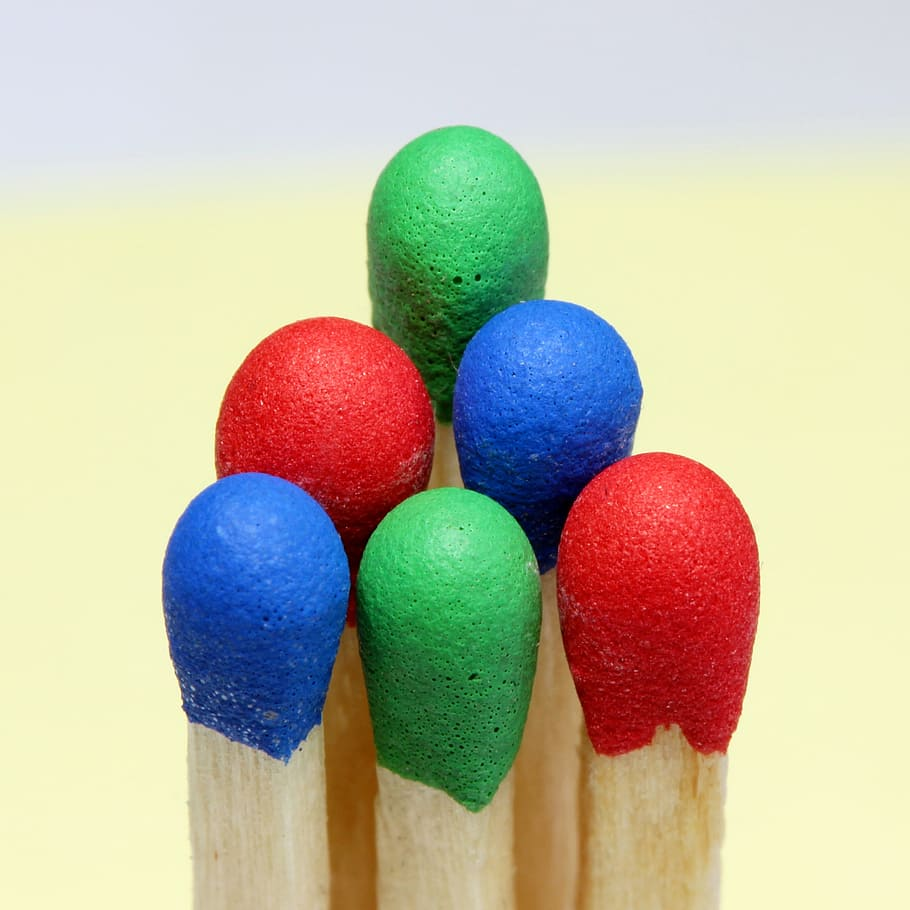
%> input picture matchstick.jpg, 910 x 910 px
$ octave son.m   (GNU Octave 9; MATLAB toolbox functions it lacks are replaced by stand-ins)
%> lines starting %> are read from the running program, lines starting %| are printed output that depends on the picture; in (x1, y1, x2, y2) boxes, pixels count from 0 and x2, y2 are one past the last pixel; in counts of white or black regions, pixels touching at a corner belong together; the program's own positions count from 1
%%Load Image
myImage=imread('matchstick.jpg');  %Read the image
%> myImage is the input picture: size 910x910x3 uint8; mean R, G, B 189.6, 184.9, 162.5
imshow(myImage)                    %Display image loaded
title('My Image');                 %Image displayed with title
%% RGB to Grayscale
grayImage=rgb2gray(myImage);       %Converting RGB image to gray-scale
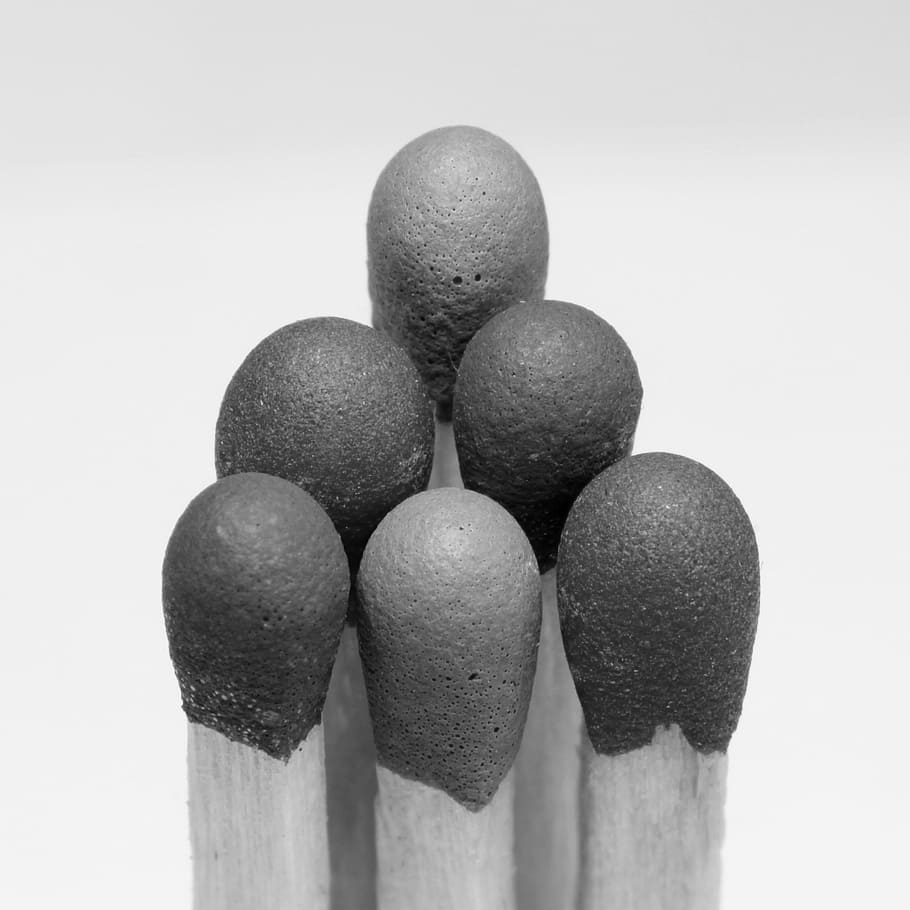
%> grayImage: size 910x910 uint8; min 0, max 252, mean 183.8
imshow(grayImage)                  %Display grayscale image
title('Gray Image');               %Gray Image displayed with title
%% RGB to HSV
hsv_myImage=rgb2hsv(myImage);      %Converting RGB image to HSV
%> hsv_myImage: size 910x910x3 double; mean H, S, V 0.34, 0.367, 0.839
imshow(hsv_myImage)                %Display HSV Image
title('HSV Image');                %HSV image displayed with title
%% Binarize the Image
thresholdValue = 50;              % Assigning threshold value=50
binaryImage=grayImage>thresholdValue;  % Condition to check the quality of image
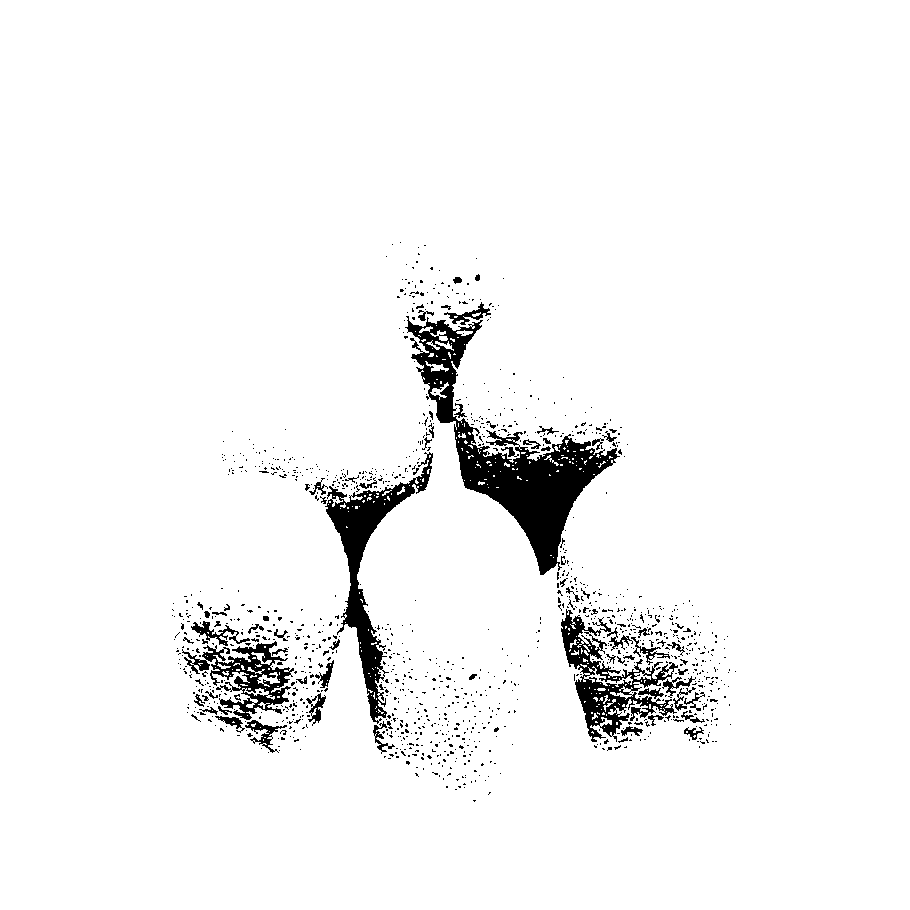
%> binaryImage: size 910x910 logical; 95.7% white; 1234 black regions (1160 under 20 px), largest, box (x1, y1, x2, y2) and area: (405, 316, 620, 575) 12729, (325, 452, 433, 724) 5831, (561, 609, 678, 742) 4607
subplot(1,2,1);                   % row 1, column 2, position 1
imshow(myImage);                  % Display original RGB image
title('Original Image in RGB');   % Title assigned to RGB image
subplot(1,2,2);                   % row 1, column 2, position 2
imshow(binaryImage);              % Display binarized image
title('Threshold 50');            % Title assigned to binarized image
%% Binarize the Image
thresholdValue = 100;             % Assigning threshold value=100
binaryImage=grayImage>thresholdValue; % Condition to check the quality of image
%> binaryImage: size 910x910 logical; 80.9% white; 913 black regions (871 under 20 px), largest, box (x1, y1, x2, y2) and area: (163, 236, 758, 910) 153790, (324, 542, 337, 567) 113, (484, 783, 498, 797) 86
subplot(1,2,1);                   % row 1, column 2, position 1
imshow(myImage);                  % Display original RGB image
title('Original Image in RGB');   % Title assigned to RGB image
subplot(1,2,2);                   % row 1, column 2, position 2
imshow(binaryImage);              % Display binarized image
title('Threshold 100');           % Title assigned to binarized image
%% Binarize the Image
thresholdValue = 150;             % Assigning threshold value=150
binaryImage=grayImage>thresholdValue;% Condition to check the quality of image
%> binaryImage: size 910x910 logical; 69.2% white; 250 black regions (243 under 20 px), largest, box (x1, y1, x2, y2) and area: (162, 152, 760, 910) 254086, (414, 200, 430, 214) 78, (484, 209, 500, 219) 59
subplot(1,2,1);                   % row 1, column 2, position 1
imshow(myImage);                  % Display original RGB image
title('Original Image in RGB');   % Title assigned to RGB image
subplot(1,2,2);                   % row 1, column 2, position 2
imshow(binaryImage);              % Display binarized image
title('Threshold 150');           % Title assigned to binarized image
%% Image Translation
tx = 50;                          % shift in x-direction
ty = 30;                          % shift in y-direction
translatedImage = imtranslate(myImage, [tx, ty]);% To perform translation in original image
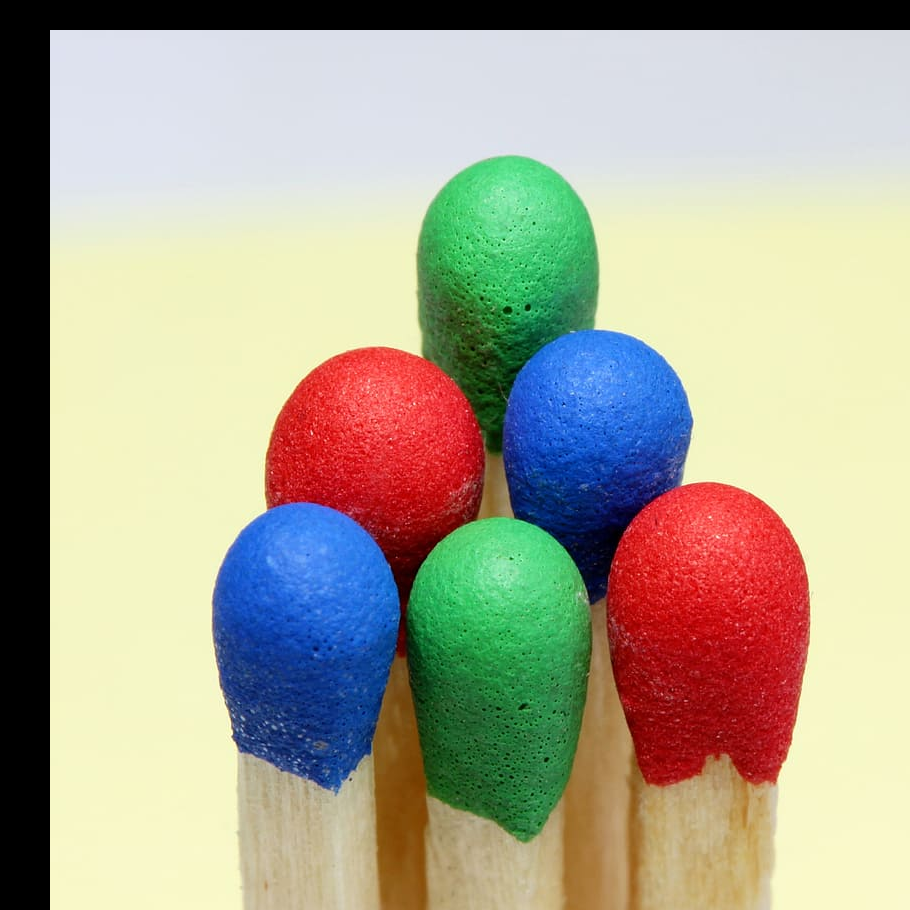
%> translatedImage: size 910x910x3 uint8; mean R, G, B 169.6, 165.5, 146.7
figure;
imshow(translatedImage);          % Display translated image
title('Translated Image');        % Title assigned to translated image
%% Image Rotation
angle = 45;                       % rotation angle in degrees
rotatedImage = imrotate(translatedImage, angle); % To perform translation on the image
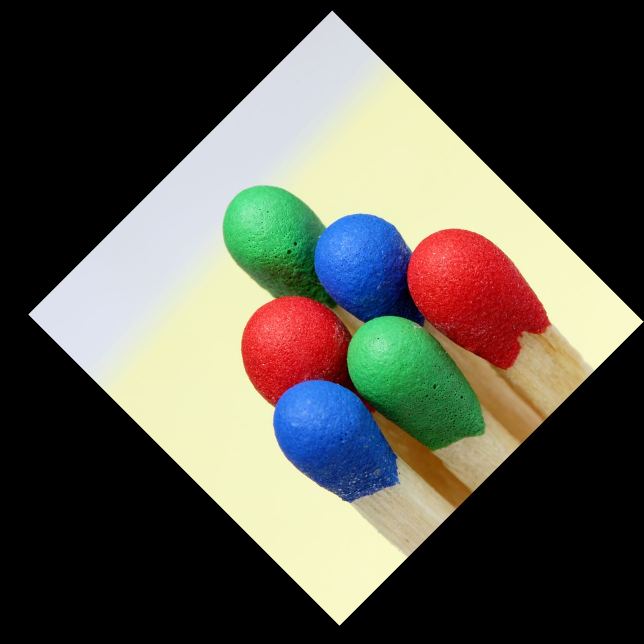
%> rotatedImage: size 1287x1287x3 uint8 (shown at 1/2 size); mean R, G, B 84.8, 82.7, 73.4
figure;                            % Creating a figure window
imshow(rotatedImage);              % Display rotated image
title('Rotated Image');            % Title assigned to rotated image
%% Mean filtering Method
filter_size=3;                     % Define size of filter=3
mean_filter = ones(filter_size)/filter_size^2; %Creating a mean filter by dividing matrix by filter-size
smoothenedImage=imfilter(myImage,mean_filter); %Applying mean filter to image
figure;                            % Creating a figure window
subplot(1,2,1);                    % row 1, column 2, position 1
imshow(myImage);                   % Display original image
title('My Image');                 % Title assigned to original image
subplot(1,2,2);                   % row 1, column 2, position 2
imshow(smoothenedImage);          % Display mean smoothened image
title('Mean Smoothened Image');    % Title assigned to mean smoothened image
%% Mean filtering Method
filter_size=8;                    % Define size of filter=8
mean_filter = ones(filter_size)/filter_size^2; %Creating a mean filter by dividing matrix by filter-size
smoothenedImage=imfilter(myImage,mean_filter); %Applying mean filter to image
figure;                            % Creating a figure window
subplot(1,2,1);                    % row 1, column 2, position 1
imshow(myImage);                   % Display original image
title('My Image');                 % Title assigned to original image
subplot(1,2,2);                    % row 1, column 2, position 2
imshow(smoothenedImage);           % Display mean smoothened image
title('Mean Smoothened Image');    % Title assigned to mean smoothened image
%% Gaussian filtering Method
sigma=2;                           %Define sigma value as 2
gaussianImage=imgaussfilt(myImage, sigma); % Applying gaussian filter to original image
subplot(1,2,1);                    % row 1, column 2, position 1
imshow(myImage);                   % Display original image
title('My Image');                 % Title assigned to original image
subplot(1,2,2);                    % row 1, column 2, position 2
imshow(gaussianImage);             % Display gaussian filtered image
title('Gaussian Smoothened Image');% Title assigned to gaussian smoothened image
%% Gaussian filtering Method
sigma=7;                           % Define sigma value as 7
gaussianImage=imgaussfilt(myImage, sigma); % Applying gaussian filter to original image
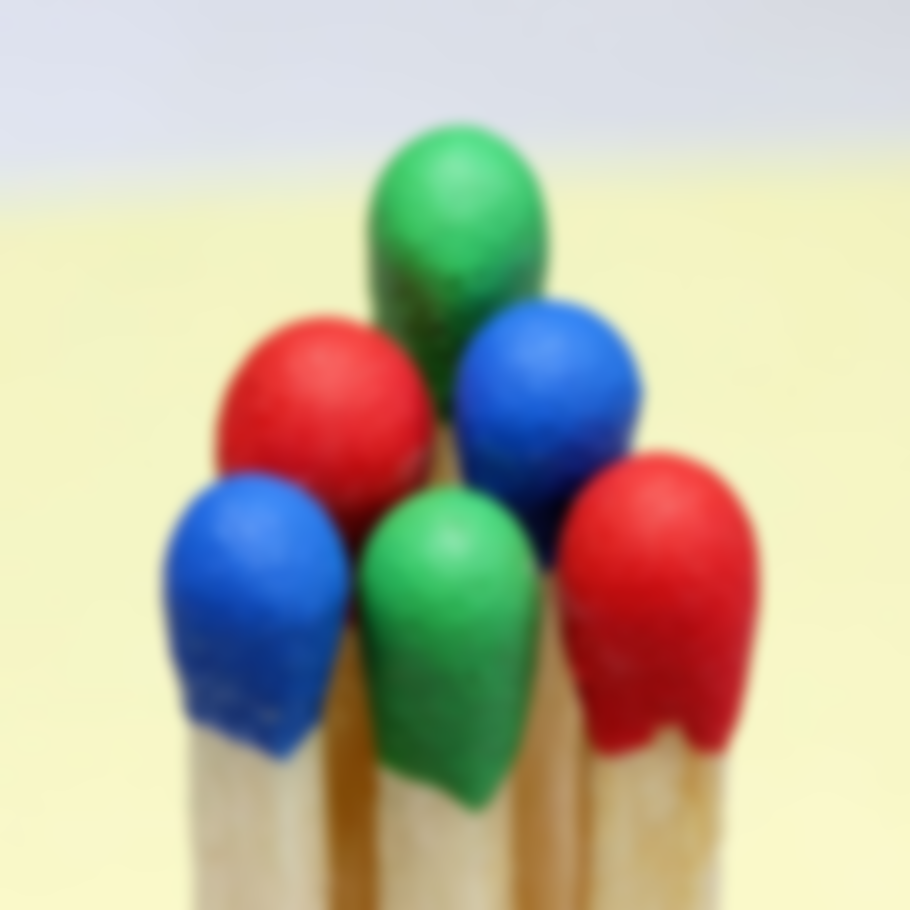
%> gaussianImage: size 910x910x3 uint8; mean R, G, B 189.6, 184.9, 162.5; mean of the top-left, top-right, bottom-left and bottom-right quarters 200.5, 203.5, 157.9, 154
subplot(1,2,1);                    % row 1, column 2, position 1
imshow(myImage);                   % Display original image
title('My Image');                 % Title assigned to original image
subplot(1,2,2);                    % row 1, column 2, position 2
imshow(gaussianImage);             % Display gaussian filtered image
title('Gaussian Smoothened Image'); % Title assigned to gaussian smoothened image
%% Load "peppers" Image
%> (the run ends here)
